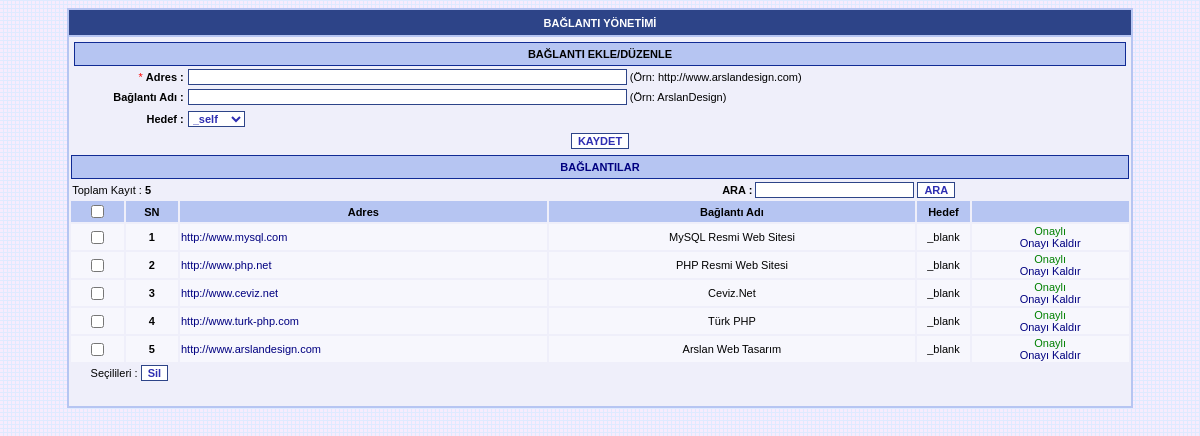
The app's page /yonetim/baglanti_yonet.php (signed in) with its own data.
### tables this page shows
CREATE TABLE `u_baglantilar` (
  `baglantino` tinyint(3) NOT NULL auto_increment,
  `baglantiadres` text NOT NULL,
  `baglantiadi` text,
  `baglantihedef` varchar(6) NOT NULL default '_self',
  `baglantionay` enum('E','H') NOT NULL default 'E',
  PRIMARY KEY  (`baglantino`)
);

### www/yonetim/yonetimdil/tr.php (called while the page is built, shortened)
<?php
$dil                                              = array();
$dil['IsaretliAlanlariBosBirakmayiniz']           = '* İşaretli Alanları Boş Bırakmayınız';
$dil['BosAlanBirakmayiniz']                       = 'Lütfen Boş Alan Bırakmayınız';
$dil['IslemIcinYetkinizYok']                      = 'Bu İşlem İçin Yetkiniz Yok';
$dil['Ara']                                       = 'Ara';
$dil['Sil']                                       = 'Sil';
$dil['Iptal']                                     = 'İptal';
$dil['KayitBulunamadi']                           = 'Kayıt Bulunamadı';
$dil['IslemBasarisiz']                            = 'İşlem Başarısız';
$dil['IslemGecersiz']                             = 'İşlem Geçersiz';
$dil['IslemTamamlandi']                           = 'İşlem Tamamlandı';
$dil['Onceki']                                    = 'Önceki';
$dil['Sonraki']                                   = 'Sonraki';
$dil['Gozat']                                     = 'Gözat';
$dil['GeriDon']                                   = 'Geri Dön';
$dil['ARA']                                       = 'ARA';
$dil['KAYDET']                                    = 'KAYDET';
$dil['KayitIslemiTamamlandi']                     = 'Kayıt İşlemi Tamamlandı';
$dil['DUZENLE']                                   = 'DÜZENLE';
$dil['GUNCELLE']                                  = 'GÜNCELLE';
$dil['DuzenlemeIslemiTamamlandi']                 = 'Düzenleme İşlemi Yapıldı';
$dil['GuncellemeIslemiTamamlandi']                = 'Güncelleme İşlemi Tamamlandı';
$dil['Secilen']                                   = 'Seçilen';
$dil['SecimYapmadiniz']                           = 'Seçim Yapmadınız';
$dil['YonetimPaneli']                             = 'Yönetim Paneli';
$dil['GRUBU']                                     = 'GRUBU';
$dil['Hepsi']                                     = 'Hepsi';
$dil['Aktif']                                     = 'Aktif';
$dil['Pasif']                                     = 'Pasif';
$dil['OnayDurumu']                                = 'Onay Durumu';
$dil['Onayli']                                    = 'Onaylı';
$dil['Onaysiz']                                   = 'Onaysız';
$dil['OnayiKaldir']                               = 'Onayı Kaldır';
$dil['Onayla']                                    = 'Onayla';
$dil['Toplam']                                    = 'Toplam';
$dil['SilmekIstiyormusunuz']                      = 'Silmek İstiyor musunuz?';
$dil['SilmeIslemiTamamlandi']                     = 'Silme İşlemi Tamamlandı';
$dil['OnaylamakIstiyormusunuz']                   = 'Onaylamak İstiyor musunuz?';
$dil['OnaylamaIslemiBasarisiz']                   = 'Onaylama İşlemi Başarısız';
$dil['OnaylamaIslemiTamamlandi']                  = 'Onaylama İşlemi Tamamlandı';
$dil['OnayiKaldirmakIstiyormusunuz']              = 'Onayı Kaldırmak İstiyor musunuz?';
$dil['OnayKaldirildi']                            = 'Onay Kaldırma İşlemi Yapıldı';
$dil['GecersizKarakterGirdiniz']                  = 'Geçersiz Karakter Girdiniz';
$dil['KarakterSayisiGecersiz']                    = 'Bu Alan İçin Karakter Sayısı Fazla ya da Eksik';
$dil['UYE_ISLEMLERI']                             = 'ÜYE İŞLEMLERİ';
$dil['UyeListesi']                                = 'Üye Listesi';
$dil['AYARLAR']                                   = 'AYARLAR';
$dil['SiteAyarlari']                              = 'Site Ayarları';
$dil['IP_ENGELLEME']                              = 'IP ENGELLEME';
$dil['IpEngelle']                                 = 'Ip Engelle';
$dil['YaziYorumYonet']                            = 'Yazı Yorum Yönet';
$dil['YaziYonet']                                 = 'Yazı Yönet';
$dil['HizliMesajYonet']                           = 'Hızlı Mesaj Yönet';
$dil['KategoriYonet']                             = 'Kategori Yönet';
$dil['ANKET_EKLE_DUZENLE']                        = 'ANKET EKLE/DÜZENLE';
$dil['AnketEkleDuzenle']                          = 'Anket Ekle Düzenle';
$dil['DOSYA_EKLE_DUZENLE']                        = 'DOSYA EKLE DÜZENLE';
$dil['DosyaEkleDuzenle']                          = 'Dosya Ekle Düzenle';
$dil['YonetimAnasayfa']                           = 'Yönetim Anasayfa';
$dil['SiteAnasayfa']                              = 'Site Anasayfa';
?>

### www/icerik/vt.inc.php (called while the page is built, shortened)
<?php
class Baglanti
{
  private $sunucu   = 'localhost';
  private $kuladi   = 'root';
  private $sifre    = '1234';
  private $vtadi    = 'uyelik5';
	private $vt;
	private $result;
	private $result2;
  function __construct()
  {
    try
    {
		  $this->vt = @ mysqli_connect($this->sunucu,$this->kuladi,$this->sifre,$this->vtadi);
			$this->db = @ mysqli_select_db($this->vt,$this->vtadi);
    }
    catch (Exception $e)
    {
      die($e->getMessage());
			exit;
    }
  }
  public function query($query,$goster=1)
  {
    try
    {
      $this->result = @ mysqli_query($this->vt,$query);
      if ( !$this->result )
      {
        throw new Exception ('Sorgu Hatasi : ('.mysqli_error($this->vt).')');
        exit;
      } else {
        return true;
      }
    }
    catch (Exception $e)
    {
      die($e->getMessage());
      exit;
    }
  }
  public function query2($sql2)
  {
  try
  {
    $this->result2 = @mysqli_query($this->vt,$sql2);
    if ( !$this->result2 )
    {
      throw new Exception ('Sorgu Hatasi : ('.mysqli_error($this->vt).')');
      exit;
    } else {
      return true;
    }
  }
  catch (Exception $e)
  {
      die($e->getMessage());
      exit;
    }
  }
	public function fetchObject()
	{
	  return ( @mysqli_fetch_object($this->result) );
	}
	private $kayit_sayi = 0;
	public function kayitSay($sql)
	{
	  $this->query2($sql);
		list($this->kayit_sayi) = @ mysqli_fetch_row($this->result2);
		return $this->kayit_sayi;
	}
}
$vt = new Baglanti();
?>

### www/yonetim/baglanti_yonet.php (the view, shortened to what this page needs)
<?php
require_once ("../icerik/vt.inc.php");
require_once ("../icerik/fonk.inc.php");
?>
<!DOCTYPE html PUBLIC "-//W3C//DTD XHTML 1.0 Transitional//EN" "http://www.w3.org/TR/xhtml1/DTD/xhtml1-transitional.dtd">
<html xmlns="http://www.w3.org/1999/xhtml">
<head>
<link rel="stylesheet" href="ystil.css" />
</head>
<body background="yonetimresim/bg.gif">
<?php
@ $baglanti_no  = abs(intval($_GET['baglantino']));
$baglantiadres = '';
$baglantiadi = '';
$baglantihedef = '';
  @ $baglantiara = trim(htmlspecialchars($_REQUEST['baglantiara']));
  if (empty($baglantiara))
  {
    $baglanti_kosul = '';
  } else {
	  $baglanti_kosul = "WHERE baglantiadres LIKE '%$baglantiara%' OR baglantiadi LIKE '%$baglantiara%'";
  }
  $toplambaglanti = $vt->kayitSay("SELECT COUNT(baglantino) FROM ".TABLO_ONEKI."baglantilar ".$baglanti_kosul."");
	$limit = 30;
  @ $s = abs(intval($_GET['s']));
  if(empty($s) || ($s > ceil($toplambaglanti/$limit)))
  {
    $baslangic = 0;
  } else {
    $baslangic = ($s - 1) * $limit;
  }
	if (empty($baglanti_no))
	{
	  $baglanti_buton = $dil['KAYDET'];
	}
	$vt->query("SELECT baglantino,baglantiadres,baglantiadi,baglantihedef,baglantionay FROM ".TABLO_ONEKI."baglantilar ".$baglanti_kosul." ORDER BY baglantino DESC LIMIT $baslangic,$limit");
?>
<table border="1" align="center" cellpadding="0" cellspacing="0" width="90%" bgcolor="#efeffa" bordercolor="#b6c5f2">
  <tr>
    <td width="100%" align="center" bgcolor="#2d4488" height="25"><font color="#ffffff"><b><?php echo $dil['BAGLANTI_YONETIMI']; ?></b></font></td>
  </tr>
  <tr bgcolor="#efeffa">
    <td align="center" width="100%" bgcolor="#efeffa">
      <table border="0" cellpadding="1" cellspacing="2" width="100%" id="autonumber7" bgcolor="#efeffa">
				<tr>
          <td width="100%" colspan="6" align="center">
					<form action="baglanti_yonet.php?islem=3" method="post" name="baglantiduzen" id="baglantiduzen">
					  <table width="100%" align="center">
						  <tr bgcolor="#b6c5f2">
		            <td colspan="2" align="center" height="20" class="border_4"><b><?php echo $dil['BAGLANTI_EKLE_DUZENLE']; ?></b></td>
		          </tr>
							<tr>
							  <td align="right"><font color="#ff0000">*</font>&nbsp;<b><?php echo $dil['Adres']; ?> : </b></td>
								<td align="left"><input type="text" name="baglantiadres" id="baglantiadres" size="60" class="input" value="<?php echo $baglantiadres; ?>" />&nbsp;(Örn: http://www.arslandesign.com)</td>
							</tr>
							<tr>
							  <td align="right"><b><?php echo $dil['BaglantiAdi']; ?> : </b></td>
								<td align="left"><input type="text" name="baglantiadi" id="baglantiadi" class="input" size="60" value="<?php echo $baglantiadi; ?>" />&nbsp;(Örn: ArslanDesign)</td>
							<tr>
							<tr>
							  <td align="right"><b><?php echo $dil['Hedef']; ?> : </b></td>
								<td align="left"><select name="baglantihedef" class="select">
								<option value="_self"<?php if ($baglantihedef=='_self') echo ' selected="selected"'; ?>>_self</option>
								</select></td>
							<tr>
							<tr>
							  <td width="100%" colspan="2" align="center"><input type="submit" id="baglantiduzen" name="baglantiduzen" value="<?php echo $baglanti_buton; ?>" class="input" /></td>
							</tr>
						</table>
					  </form>
					</td>
        </tr>
        <tr bgcolor="#b6c5f2">
		      <td colspan="6" align="center" height="20" class="border_4"><a href="baglanti_yonet.php"><b><?php echo $dil['BAGLANTILAR']; ?></b></a></td>
		    </tr>
				<form method="post" action="baglanti_yonet.php">
        <tr>
          <td colspan="3" align="left"><?php echo $dil['ToplamKayit']; ?> : <b><?php echo $toplambaglanti; ?></b></td>
          <td width="100%" align="center" colspan="4"><b><?php echo $dil['ARA']; ?> : </b> <input type="text" name="baglantiara" id="baglantiara" size="20" class="input" /> <input type="submit" value="<?php echo $dil['ARA']; ?>" class="input" /></td>
        </tr>
        </form>
				<form action="baglanti_yonet.php?islem=2" method="post" name="baglantiyonetim" id="baglantiyonetim">
        <tr bgcolor="#b6c5f2">
        <td width="5%" align="center"><input type="checkbox" onclick="sec('baglanti','baglantiyonetim')" class="input" /></td>
        <td width="5%" align="center"><b>SN</b></td>
        <td width="35%" align="center"><b><?php echo $dil['Adres']; ?></b></td>
        <td width="35%" align="center"><b><?php echo $dil['BaglantiAdi']; ?></b></td>
        <td width="5%" align="center"><b><?php echo $dil['Hedef']; ?></b></td>
				<td width="15%" align="center"><b><?php echo $dil['Onay']; ?></b></td>
      </tr>
			<?php
      $sira = 0;
      if (empty($toplambaglanti))
      {
        echo '<tr bgcolor="#f7f7fd">
          <td width="100%" align="center" colspan="9"><font color="#ff0000">'.$dil['KayitBulunamadi'].'</font></td>
        </tr>';
      } else {
        while ($baglanti_veri = $vt->fetchObject())
        {
          $sira++;
          $sirano          = $sira+$baslangic;
					$baglantino         = $baglanti_veri->baglantino;
					$baglantiadres   = $baglanti_veri->baglantiadres;
          $baglantiadi        = $baglanti_veri->baglantiadi;
          $baglantihedef   = $baglanti_veri->baglantihedef;
					$baglantionay    = $baglanti_veri->baglantionay;
					if ($baglantionay == 'E')
					{
					  $onay_baglanti = '<font color="#008000">'.$dil['Onayli'].'</font><br /><a href="baglanti_yonet.php?islem=4&baglantino='.$baglantino.'&onay=H">'.$dil['OnayiKaldir'].'</a>';
					} else {
					  $onay_baglanti = '<font color="#ff0000">'.$dil['Onaysiz'].'</font><br /><a href="baglanti_yonet.php?islem=4&baglantino='.$baglantino.'&onay=E">'.$dil['Onayla'].'</a>';
					}
          ?>
          <tr bgcolor="#f7f7fd">
            <td width="5%" align="center"><input type="checkbox" id="baglanti" name="baglanti[]" value="<?php echo $baglantino; ?>" class="input" /></td>
					  <td width="5%" align="center"><b><?php echo $sirano; ?></b></td>
					  <td width="35%" align="left"><a href="baglanti_yonet.php?baglantino=<?php echo $baglantino; ?>"><?php echo $baglantiadres; ?></a></td>
					  <td width="35%" align="center"><?php echo $baglantiadi; ?></td>
					  <td width="5%" align="center"><?php echo $baglantihedef; ?></td>
						<td width="15%" align="center"><?php echo $onay_baglanti; ?></td>
				   </tr>
				<?php
        }
	  }
			?>
      <tr>
        <td colspan="6" width="100%" align="left">&nbsp;&nbsp;&nbsp;&nbsp;&nbsp;&nbsp;<?php echo $dil['Secilileri']; ?> : </font>
          <input type="submit" value="<?php echo $dil['Sil']; ?>" name="islemsil" onclick="return islem('<?php echo $dil['SilmekIstiyormusunuz']; ?>')" class="input" />&nbsp;</td>
      </tr>
			</form>
      <tr>
        <td colspan="6" width="100%" align="center">
				  <table width="90%" align="center">
          <tr>
            <td width="50%" align="left">&nbsp;&nbsp;
						  <?php
              echo '
            </td>
            <td width="50%" align="right">';
            ?>
           </td>
          </tr>
        </table>
				</td>
      </tr>
	  </table>
  </td>
</tr>
</table>
</body>
</html>

### www/yonetim/ystil.css (style rules this page uses)
body,td,div { font-family : tahoma, verdana, arial, sans-serif;; color : #000000; font-size : 11px; }
a:link { color: #000080; text-decoration: none }
.input { background-color: #ffffff; color: #2E2EB2; border: 1px solid #2d4488; font-size: 11px; font-weight: bold; font-family: verdana,tahoma,arial }
.select { background-color: #ffffff; color: #2E2EB2; border: 1px solid #2d4488; font-size: 11px; font-weight: bold; font-family: verdana,tahoma,arial }
.border_4 { border: 1px solid #112b94; }

### records on screen
u_baglantilar: sirano "1", baglantiadres "http://www.mysql.com", baglantiadi "MySQL Resmi Web Sitesi", baglantihedef "_blank"
u_baglantilar: sirano "2", baglantiadres "http://www.php.net", baglantiadi "PHP Resmi Web Sitesi", baglantihedef "_blank"
u_baglantilar: sirano "3", baglantiadres "http://www.ceviz.net", baglantiadi "Ceviz.Net", baglantihedef "_blank"
u_baglantilar: sirano "4", baglantiadres "http://www.turk-php.com", baglantiadi "Türk PHP", baglantihedef "_blank"
u_baglantilar: sirano "5", baglantiadres "http://www.arslandesign.com", baglantiadi "Arslan Web Tasarım", baglantihedef "_blank"

### other values on screen
$dil['BAGLANTI_YONETIMI'] "BAĞLANTI YÖNETİMİ"
$dil['BAGLANTI_EKLE_DUZENLE'] "BAĞLANTI EKLE/DÜZENLE"
$dil['Adres'] "Adres"
$dil['BaglantiAdi'] "Bağlantı Adı"
$dil['Hedef'] "Hedef"
$dil['BAGLANTILAR'] "BAĞLANTILAR"
$dil['ToplamKayit'] "Toplam Kayıt"
$toplambaglanti "5"
$dil['ARA'] "ARA"
$dil['Secilileri'] "Seçilileri"
